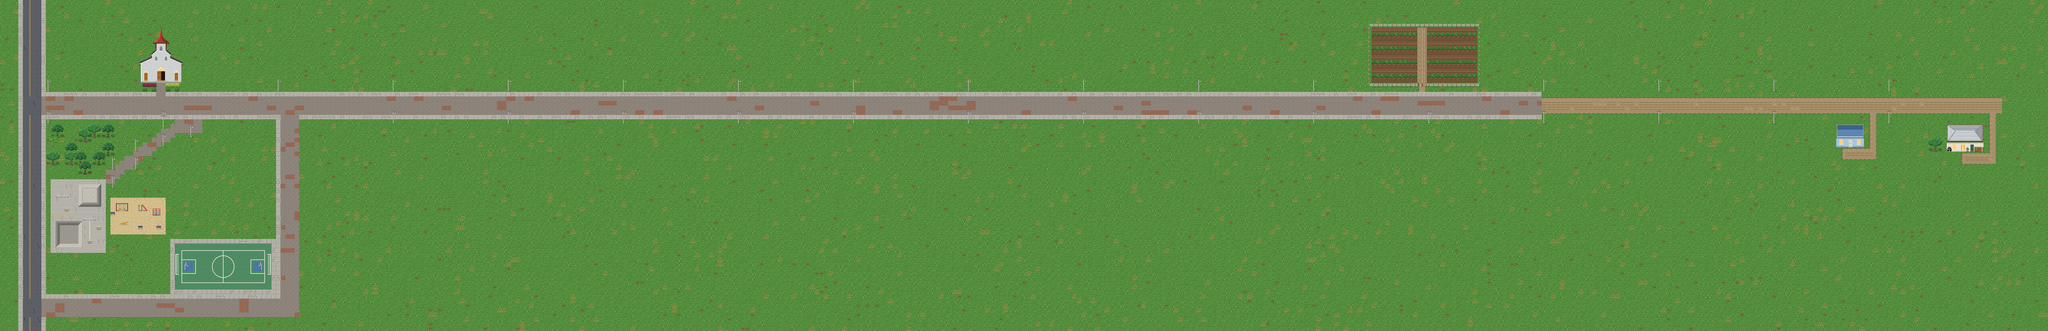

This is a level from a 2D game, rendered from its Tiled map with the project's own tilesets. A one-line summary and the map file follow, with tile-layer data summarised:
An orthogonal 445x72 tile map with 16x16 px tiles, 11 tile layers (ground, overlay, objects, buildings, ...), 3 tilesets and 85 objects (43x light, 9x trigger, 5x spawn, 5x route, 4x zone, ...).

<map version="1.10" tiledversion="1.10.2" orientation="orthogonal" renderorder="right-down" width="445" height="72" tilewidth="16" tileheight="16" infinite="0" nextlayerid="24" nextobjectid="86">
 <properties>
    <property name="street_tiles" type="int" value="50" />
    <property name="metres_per_tile" type="int" value="2" />
    <property name="px_per_metre" type="int" value="8" />
    <property name="walk_px" type="int" value="6676" />
    <property name="walk_speed" type="int" value="60" />
 </properties>
 <tileset firstgid="1" source="../tilesets/town.tsx" />
 <tileset firstgid="145" source="../tilesets/buildings.tsx" />
 <tileset firstgid="529" source="../tilesets/park.tsx" />
 <layer id="1" name="ground" width="445" height="72">
  <data>[32040 cells, 32040 non-empty, 92 distinct tile ids]</data>
 </layer>
 <layer id="2" name="overlay" width="445" height="72">
  <data>[32040 cells, 36 non-empty, 2 distinct tile ids]</data>
 </layer>
 <layer id="3" name="objects" width="445" height="72">
  <properties>
   <property name="ysort" type="bool" value="true" />
  </properties>
  <data>[32040 cells, 292 non-empty, 43 distinct tile ids]</data>
 </layer>
 <layer id="4" name="buildings" width="445" height="72">
  <properties>
   <property name="ysort" type="bool" value="true" />
  </properties>
  <data>[32040 cells, 68 non-empty, 68 distinct tile ids]</data>
 </layer>
 <layer id="5" name="windows_lit" width="445" height="72">
  <properties>
   <property name="ysort" type="bool" value="true" />
  </properties>
  <data>[32040 cells, 20 non-empty, 20 distinct tile ids]</data>
 </layer>
 <layer id="6" name="roof_iglesia" width="445" height="72">
  <properties>
   <property name="above" type="bool" value="true" />
   <property name="roof_of" value="iglesia" />
  </properties>
  <data>[32040 cells, 40 non-empty, 40 distinct tile ids]</data>
 </layer>
 <layer id="7" name="roof_casa_1" width="445" height="72">
  <properties>
   <property name="above" type="bool" value="true" />
   <property name="roof_of" value="casa_1" />
  </properties>
  <data>[32040 cells, 0 non-empty, 0 distinct tile ids]</data>
 </layer>
 <layer id="8" name="roof_casa_2" width="445" height="72">
  <properties>
   <property name="above" type="bool" value="true" />
   <property name="roof_of" value="casa_2" />
  </properties>
  <data>[32040 cells, 18 non-empty, 18 distinct tile ids]</data>
 </layer>
 <layer id="9" name="roof_casa_mama" width="445" height="72">
  <properties>
   <property name="above" type="bool" value="true" />
   <property name="roof_of" value="casa_mama" />
  </properties>
  <data>[32040 cells, 32 non-empty, 32 distinct tile ids]</data>
 </layer>
 <layer id="10" name="roof_casa_3" width="445" height="72">
  <properties>
   <property name="above" type="bool" value="true" />
   <property name="roof_of" value="casa_3" />
  </properties>
  <data>[32040 cells, 0 non-empty, 0 distinct tile ids]</data>
 </layer>
 <layer id="11" name="canopy" width="445" height="72">
  <properties>
   <property name="above" type="bool" value="true" />
  </properties>
  <data>[32040 cells, 159 non-empty, 29 distinct tile ids]</data>
 </layer>
 <objectgroup id="12" name="collision">
  <object id="1" name="wall_top" x="-16" y="-16" width="7152" height="16" />
  <object id="2" name="wall_bottom" x="-16" y="1152" width="7152" height="16" />
  <object id="3" name="wall_left" x="-16" y="0" width="16" height="1152" />
  <object id="4" name="wall_right" x="7120" y="0" width="16" height="1152" />
  <object id="5" name="iglesia_footprint" x="480" y="160" width="160" height="64" />
  <object id="6" name="casa_2_footprint" x="6384" y="448" width="96" height="32" />
  <object id="7" name="casa_mama_footprint" x="6768" y="448" width="128" height="48" />
 </objectgroup>
 <objectgroup id="13" name="doors">
  <object id="22" name="door_mama" class="door" x="6840" y="528" width="32" height="12">
   <properties>
    <property name="target_map" value="maps/house_mama.tmx" />
    <property name="target_spawn" value="inside_door" />
    <property name="exit_spawn" value="exit_mama" />
    <property name="prompt" value="E: entrar" />
    <property name="locked" value="mission.chequelo.failed,!mission.chequelo.next_day" />
    <property name="locked_line" value="Mamá cerró con llave: hoy no quiere ver a nadie. Mañana será otro día." />
   </properties>
  </object>
 </objectgroup>
 <objectgroup id="14" name="interactables">
  <object id="8" name="iglesia_puerta" class="interactable" x="536" y="288" width="48" height="16">
   <properties>
    <property name="interact" value="object" />
    <property name="label" value="Mirar la puerta" />
    <property name="line" value="La iglesia está cerrada." />
   </properties>
  </object>
  <object id="9" name="puerta_abierta" class="interactable" x="6416" y="512" width="32" height="16">
   <properties>
    <property name="interact" value="object" />
    <property name="label" value="Mirar la puerta" />
    <property name="only" value="night" />
    <property name="line" value="La puerta está abierta. Adentro no se oye nada." />
   </properties>
  </object>
 </objectgroup>
 <objectgroup id="15" name="spawns">
  <object id="10" name="default" class="spawn" x="560" y="308">
   <properties>
    <property name="facing" value="down" />
   </properties>
   <point />
  </object>
  <object id="11" name="exit_mama" class="spawn" x="6856" y="552">
   <properties>
    <property name="facing" value="down" />
   </properties>
   <point />
  </object>
  <object id="12" name="edge_calle_principal_oeste" class="spawn" x="6932" y="368">
   <properties>
    <property name="facing" value="left" />
   </properties>
   <point />
  </object>
  <object id="13" name="edge_calle_este_norte" class="spawn" x="112" y="28">
   <properties>
    <property name="facing" value="down" />
   </properties>
   <point />
  </object>
  <object id="14" name="edge_calle_este_sur" class="spawn" x="112" y="1124">
   <properties>
    <property name="facing" value="up" />
   </properties>
   <point />
  </object>
 </objectgroup>
 <objectgroup id="16" name="zones">
  <object id="18" name="zone_iglesia" class="zone" x="464" y="80" width="208" height="272">
   <properties>
    <property name="zone" value="iglesia" />
    <property name="title" value="La iglesia" />
    <property name="ambience" value="pueblo" />
   </properties>
  </object>
  <object id="19" name="zone_zona1" class="zone" x="0" y="0" width="7120" height="1152">
   <properties>
    <property name="zone" value="zona1" />
    <property name="title" value="La calle principal" />
    <property name="ambience" value="pueblo" />
   </properties>
  </object>
  <object id="20" name="zone_parque" class="zone" x="160" y="432" width="800" height="592">
   <properties>
    <property name="zone" value="parque" />
    <property name="title" value="El parque" />
    <property name="ambience" value="pueblo" />
   </properties>
  </object>
  <object id="21" name="zone_cafetal" class="zone" x="4736" y="64" width="432" height="256">
   <properties>
    <property name="zone" value="cafetal" />
    <property name="title" value="El cafetal" />
    <property name="ambience" value="monte" />
   </properties>
  </object>
 </objectgroup>
 <objectgroup id="17" name="surfaces">
  <!-- 66 objects omitted --></objectgroup>
 <objectgroup id="18" name="roofs">
  <!-- 65 objects omitted --></objectgroup>
 <objectgroup id="19" name="lights">
  <!-- 62 objects omitted --></objectgroup>
 <objectgroup id="20" name="emitters">
  <!-- 19 objects omitted --></objectgroup>
 <objectgroup id="21" name="triggers">
  <!-- 17 objects omitted --></objectgroup>
 <objectgroup id="22" name="route">
  <!-- 8 objects omitted --></objectgroup>
 <objectgroup id="23" name="edges">
  <!-- 3 objects omitted --></objectgroup>
</map>
<!-- 66 of 85 objects omitted -->
